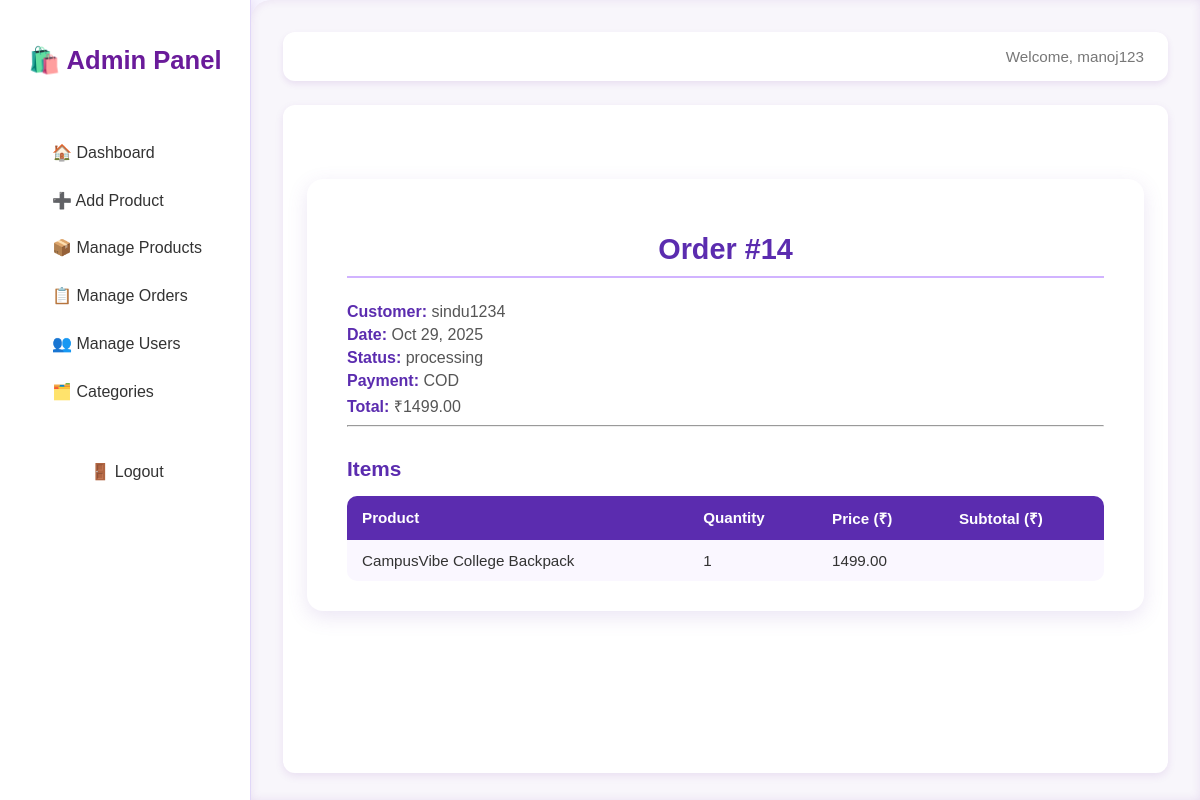
The page /admin-panel/order/14/ (signed in) on the database as committed earlier.
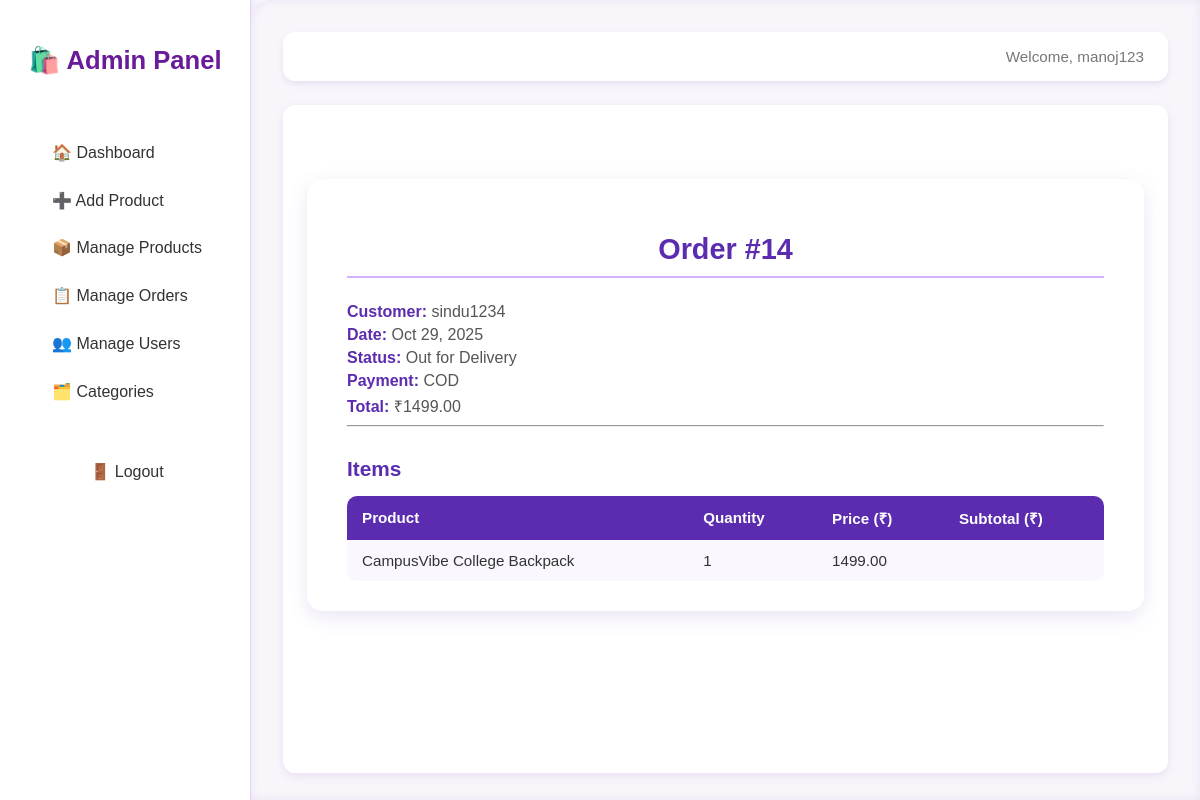
The same page on the database as committed later.
### shop/models.py (models this page shows, shortened)
class Order(models.Model):
    STATUS_CHOICES = (
        ('pending', 'Pending'),
        ('processing', 'Processing'),
        ('shipped', 'Shipped'),
        ('delivered', 'Delivered'),
        ('cancelled', 'Cancelled'),
    )
    PAYMENT_METHODS = (
        ('COD', 'Cash on Delivery'),
        ('Online', 'Online Payment'),
    )
    customer = models.ForeignKey(User, on_delete=models.CASCADE, related_name='orders')
    delivery_person = models.ForeignKey(
        User, on_delete=models.SET_NULL, null=True, blank=True,
        limit_choices_to={'role': 'delivery'}, related_name='deliveries'
    )
    status = models.CharField(max_length=50, choices=STATUS_CHOICES, default='pending')
    payment_method = models.CharField(max_length=20, choices=PAYMENT_METHODS)
    total_amount = models.DecimalField(max_digits=10, decimal_places=2)
    address = models.TextField()
    created_at = models.DateTimeField(auto_now_add=True)
    class Meta:
        ordering = ['-created_at']

class User(AbstractUser):
    ROLE_CHOICES = (
        ('customer', 'Customer'),
        ('admin', 'Admin'),
        ('delivery', 'Delivery'),
    )
    role = models.CharField(max_length=20, choices=ROLE_CHOICES, default='customer')
    phone = models.CharField(max_length=15, blank=True, null=True)
    address = models.TextField(blank=True, null=True)

### shop/views.py (the view)
# urls.py: path('admin-panel/order/<int:order_id>/', views.admin_order_detail, name='admin_order_detail'),
@login_required(login_url='login')
def admin_order_detail(request, order_id):
    order = get_object_or_404(Order, id=order_id)
    items = OrderItem.objects.filter(order=order)
    return render(request, 'admin/order_detail.html', {
        'order': order,
        'items': items
    })

### templates/admin/order_detail.html
{% extends 'admin_base.html' %}
{% load static %}
{% block extra_css %}
<link rel="stylesheet" href="{% static 'css/admin_order_detail.css' %}">
{% endblock %}
{% block content %}
<section class="admin-order-detail">
  <div class="container">
    <h2>Order #{{ order.id }}</h2>
    <p><strong>Customer:</strong> {{ order.customer.username }}</p>
    <p><strong>Date:</strong> {{ order.created_at|date:"M d, Y" }}</p>
    <p><strong>Status:</strong> {{ order.status }}</p>
    <p><strong>Payment:</strong> {{ order.payment_method }}</p>
    <p><strong>Total:</strong> ₹{{ order.total_amount }}</p>
    <hr>
    <h3>Items</h3>
    <table class="table">
      <thead>
        <tr>
          <th>Product</th>
          <th>Quantity</th>
          <th>Price (₹)</th>
          <th>Subtotal (₹)</th>
        </tr>
      </thead>
      <tbody>
        {% for item in items %}
        <tr>
          <td>{{ item.product.name }}</td>
          <td>{{ item.quantity }}</td>
          <td>{{ item.price }}</td>
          <td>{{ item.quantity|add:"0"|floatformat:2|add:item.price }}</td>
        </tr>
        {% endfor %}
      </tbody>
    </table>
  </div>
</section>
{% endblock %}

Rows that differ between the two databases and show on the page:
changed Order "COD": status "processing" → "Out for Delivery"
